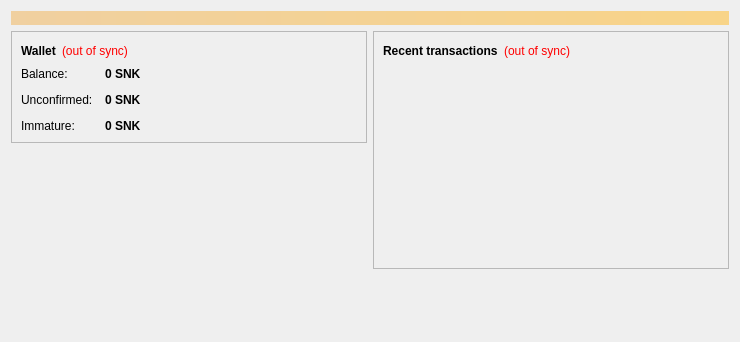
<?xml version="1.0" encoding="UTF-8"?>
<ui version="4.0">
 <class>OverviewPage</class>
 <widget class="QWidget" name="OverviewPage">
  <property name="geometry">
   <rect>
    <x>0</x>
    <y>0</y>
    <width>740</width>
    <height>342</height>
   </rect>
  </property>
  <property name="windowTitle">
   <string>Form</string>
  </property>
  <layout class="QVBoxLayout" name="topLayout">
   <item>
    <widget class="QLabel" name="labelAlerts">
     <property name="visible">
      <bool>false</bool>
     </property>
     <property name="styleSheet">
      <string notr="true">background-color: qlineargradient(x1: 0, y1: 0, x2: 1, y2: 0, stop:0 #F0D0A0, stop:1 #F8D488); color:#000000;</string>
     </property>
     <property name="wordWrap">
      <bool>true</bool>
     </property>
     <property name="margin">
      <number>3</number>
     </property>
    </widget>
   </item>
   <item>
    <layout class="QHBoxLayout" name="horizontalLayout" stretch="1,1">
     <item>
      <layout class="QVBoxLayout" name="verticalLayout_2">
       <item>
        <widget class="QFrame" name="frame">
         <property name="frameShape">
          <enum>QFrame::StyledPanel</enum>
         </property>
         <property name="frameShadow">
          <enum>QFrame::Raised</enum>
         </property>
         <layout class="QVBoxLayout" name="verticalLayout_4">
          <item>
           <layout class="QHBoxLayout" name="horizontalLayout_4">
            <item>
             <widget class="QLabel" name="label_5">
              <property name="font">
               <font>
                <weight>75</weight>
                <bold>true</bold>
               </font>
              </property>
              <property name="text">
               <string>Wallet</string>
              </property>
             </widget>
            </item>
            <item>
             <widget class="QLabel" name="labelWalletStatus">
              <property name="toolTip">
               <string>&lt;html&gt;&lt;head/&gt;&lt;body&gt;&lt;p&gt;The displayed information may be out of date. Your wallet automatically synchronizes with the SNKCoin network after a connection is established, but this process has not completed yet.&lt;/p&gt;&lt;/body&gt;&lt;/html&gt;</string>
              </property>
              <property name="styleSheet">
               <string notr="true">QLabel { color: red; }</string>
              </property>
              <property name="text">
               <string notr="true">(out of sync)</string>
              </property>
              <property name="alignment">
               <set>Qt::AlignLeading|Qt::AlignLeft|Qt::AlignVCenter</set>
              </property>
             </widget>
            </item>
            <item>
             <spacer name="horizontalSpacer_2">
              <property name="orientation">
               <enum>Qt::Horizontal</enum>
              </property>
              <property name="sizeHint" stdset="0">
               <size>
                <width>40</width>
                <height>20</height>
               </size>
              </property>
             </spacer>
            </item>
           </layout>
          </item>
          <item>
           <layout class="QFormLayout" name="formLayout_2">
            <property name="fieldGrowthPolicy">
             <enum>QFormLayout::AllNonFixedFieldsGrow</enum>
            </property>
            <property name="horizontalSpacing">
             <number>12</number>
            </property>
            <property name="verticalSpacing">
             <number>12</number>
            </property>
            <item row="0" column="0">
             <widget class="QLabel" name="label">
              <property name="text">
               <string>Balance:</string>
              </property>
             </widget>
            </item>
            <item row="0" column="1">
             <widget class="QLabel" name="labelBalance">
              <property name="font">
               <font>
                <weight>75</weight>
                <bold>true</bold>
               </font>
              </property>
              <property name="cursor">
               <cursorShape>IBeamCursor</cursorShape>
              </property>
              <property name="toolTip">
               <string>Your current balance</string>
              </property>
              <property name="text">
               <string notr="true">0 SNK</string>
              </property>
              <property name="textInteractionFlags">
               <set>Qt::LinksAccessibleByMouse|Qt::TextSelectableByKeyboard|Qt::TextSelectableByMouse</set>
              </property>
             </widget>
            </item>
            <item row="1" column="0">
             <widget class="QLabel" name="label_3">
              <property name="text">
               <string>Unconfirmed:</string>
              </property>
             </widget>
            </item>
            <item row="1" column="1">
             <widget class="QLabel" name="labelUnconfirmed">
              <property name="font">
               <font>
                <weight>75</weight>
                <bold>true</bold>
               </font>
              </property>
              <property name="cursor">
               <cursorShape>IBeamCursor</cursorShape>
              </property>
              <property name="toolTip">
               <string>Total of transactions that have yet to be confirmed, and do not yet count toward the current balance</string>
              </property>
              <property name="text">
               <string notr="true">0 SNK</string>
              </property>
              <property name="textInteractionFlags">
               <set>Qt::LinksAccessibleByMouse|Qt::TextSelectableByKeyboard|Qt::TextSelectableByMouse</set>
              </property>
             </widget>
            </item>
            <item row="2" column="0">
             <widget class="QLabel" name="labelImmatureText">
              <property name="text">
               <string>Immature:</string>
              </property>
             </widget>
            </item>
            <item row="2" column="1">
             <widget class="QLabel" name="labelImmature">
              <property name="font">
               <font>
                <weight>75</weight>
                <bold>true</bold>
               </font>
              </property>
              <property name="toolTip">
               <string>Mined balance that has not yet matured</string>
              </property>
              <property name="text">
               <string notr="true">0 SNK</string>
              </property>
              <property name="textInteractionFlags">
               <set>Qt::LinksAccessibleByMouse|Qt::TextSelectableByKeyboard|Qt::TextSelectableByMouse</set>
              </property>
             </widget>
            </item>
           </layout>
          </item>
         </layout>
        </widget>
       </item>
       <item>
        <spacer name="verticalSpacer">
         <property name="orientation">
          <enum>Qt::Vertical</enum>
         </property>
         <property name="sizeHint" stdset="0">
          <size>
           <width>20</width>
           <height>40</height>
          </size>
         </property>
        </spacer>
       </item>
       <item>
        <widget class="QLabel" name="label_wallet_bgcoin">
         <property name="text">
          <string/>
         </property>
         <property name="pixmap">
          <pixmap resource="../bitcoin.qrc">:/images/splash</pixmap>
         </property>
         <property name="scaledContents">
          <bool>false</bool>
         </property>
         <property name="alignment">
          <set>Qt::AlignCenter</set>
         </property>
         <property name="margin">
          <number>-2</number>
         </property>
        </widget>
       </item>
      </layout>
     </item>
     <item>
      <layout class="QVBoxLayout" name="verticalLayout_3">
       <item>
        <widget class="QFrame" name="frame_2">
         <property name="frameShape">
          <enum>QFrame::StyledPanel</enum>
         </property>
         <property name="frameShadow">
          <enum>QFrame::Raised</enum>
         </property>
         <layout class="QVBoxLayout" name="verticalLayout">
          <item>
           <layout class="QHBoxLayout" name="horizontalLayout_2">
            <item>
             <widget class="QLabel" name="label_4">
              <property name="text">
               <string>&lt;b&gt;Recent transactions&lt;/b&gt;</string>
              </property>
             </widget>
            </item>
            <item>
             <widget class="QLabel" name="labelTransactionsStatus">
              <property name="toolTip">
               <string>&lt;html&gt;&lt;head/&gt;&lt;body&gt;&lt;p&gt;The displayed information may be out of date. Your wallet automatically synchronizes with the SNKCoin network after a connection is established, but this process has not completed yet.&lt;/p&gt;&lt;/body&gt;&lt;/html&gt;</string>
              </property>
              <property name="styleSheet">
               <string notr="true">QLabel { color: red; }</string>
              </property>
              <property name="text">
               <string notr="true">(out of sync)</string>
              </property>
              <property name="alignment">
               <set>Qt::AlignRight|Qt::AlignTrailing|Qt::AlignVCenter</set>
              </property>
             </widget>
            </item>
            <item>
             <spacer name="horizontalSpacer">
              <property name="orientation">
               <enum>Qt::Horizontal</enum>
              </property>
              <property name="sizeHint" stdset="0">
               <size>
                <width>40</width>
                <height>20</height>
               </size>
              </property>
             </spacer>
            </item>
           </layout>
          </item>
          <item>
           <widget class="QListView" name="listTransactions">
            <property name="styleSheet">
             <string notr="true">QListView { background: transparent; }</string>
            </property>
            <property name="frameShape">
             <enum>QFrame::NoFrame</enum>
            </property>
            <property name="verticalScrollBarPolicy">
             <enum>Qt::ScrollBarAlwaysOff</enum>
            </property>
            <property name="horizontalScrollBarPolicy">
             <enum>Qt::ScrollBarAlwaysOff</enum>
            </property>
            <property name="selectionMode">
             <enum>QAbstractItemView::NoSelection</enum>
            </property>
           </widget>
          </item>
         </layout>
        </widget>
       </item>
       <item>
        <spacer name="verticalSpacer_2">
         <property name="orientation">
          <enum>Qt::Vertical</enum>
         </property>
         <property name="sizeHint" stdset="0">
          <size>
           <width>20</width>
           <height>40</height>
          </size>
         </property>
        </spacer>
       </item>
      </layout>
     </item>
    </layout>
   </item>
  </layout>
 </widget>
 <resources>
  <include location="../bitcoin.qrc"/>
 </resources>
 <connections/>
</ui>
